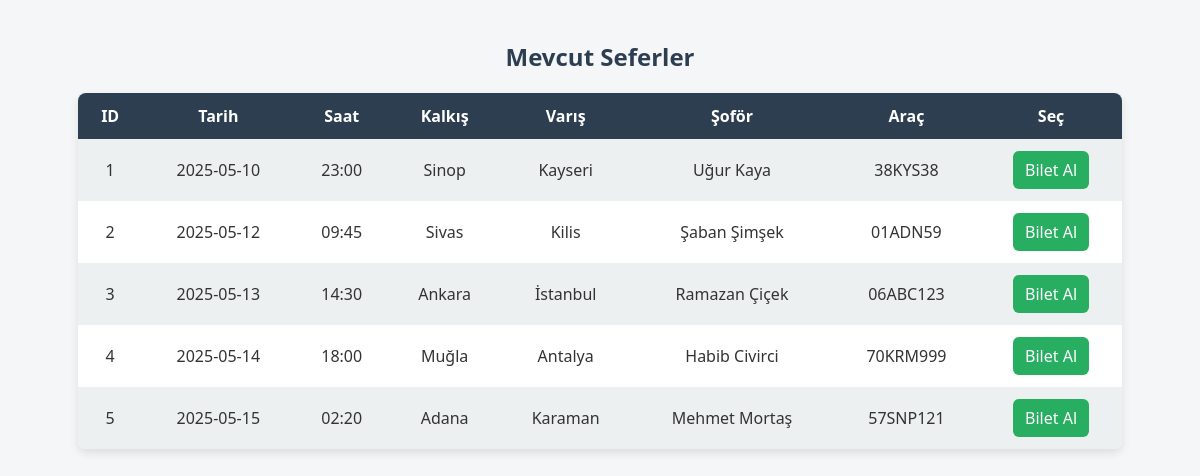
The app's page /seferler.php with its own data.
### tables this page shows
CREATE TABLE `seferler` (
  `sefer_id` int(11) NOT NULL,
  `hat_id` int(11) DEFAULT NULL,
  `arac_id` int(11) DEFAULT NULL,
  `sofor_id` int(11) DEFAULT NULL,
  `hareket_tarihi` date DEFAULT NULL,
  `hareket_saati` varchar(5) DEFAULT NULL
);

CREATE TABLE `hatlar` (
  `hat_id` int(11) NOT NULL,
  `baslangic_noktasi` varchar(100) DEFAULT NULL,
  `bitis_noktasi` varchar(100) DEFAULT NULL
);

CREATE TABLE `soforler` (
  `sofor_id` int(11) NOT NULL,
  `ad` varchar(50) DEFAULT NULL,
  `soyad` varchar(50) DEFAULT NULL,
  `telefon` varchar(20) DEFAULT NULL
);

CREATE TABLE `araclar` (
  `arac_id` int(11) NOT NULL,
  `plaka` varchar(20) DEFAULT NULL,
  `kapasite` int(11) DEFAULT NULL,
  `arac_modeli` varchar(50) DEFAULT NULL,
  `koltuk_tipi` varchar(30) DEFAULT NULL,
  `multimedia` varchar(5) DEFAULT NULL
);

### seferler.php (the view, shortened to what this page needs)
<?php
require 'db.php';
$sql = "SELECT Seferler.sefer_id, Seferler.hareket_tarihi, Seferler.hareket_saati,
               Hatlar.baslangic_noktasi, Hatlar.bitis_noktasi,
               Araclar.plaka, Soforler.ad AS sofor_ad, Soforler.soyad AS sofor_soyad
        FROM Seferler
        JOIN Hatlar ON Seferler.hat_id = Hatlar.hat_id
        JOIN Araclar ON Seferler.arac_id = Araclar.arac_id
        JOIN Soforler ON Seferler.sofor_id = Soforler.sofor_id";
$stmt = $conn->query($sql);
$seferler = $stmt->fetchAll(PDO::FETCH_ASSOC);
?>
<!DOCTYPE html>
<html lang="tr">
<head>
</head>
<body>
<h2>Mevcut Seferler</h2>
<table>
    <tr>
        <th>ID</th>
        <th>Tarih</th>
        <th>Saat</th>
        <th>Kalkış</th>
        <th>Varış</th>
        <th>Şoför</th>
        <th>Araç</th>
        <th>Seç</th>
    </tr>
    <?php
    if (count($seferler) > 0) {
        foreach ($seferler as $row) {
            echo "<tr>
                    <td>{$row['sefer_id']}</td>
                    <td>{$row['hareket_tarihi']}</td>
                    <td>{$row['hareket_saati']}</td>
                    <td>{$row['baslangic_noktasi']}</td>
                    <td>{$row['bitis_noktasi']}</td>
                    <td>{$row['sofor_ad']} {$row['sofor_soyad']}</td>
                    <td>{$row['plaka']}</td>
                    <td><a href='add_ticket.php?sefer_id={$row['sefer_id']}'>Bilet Al</a></td>
                  </tr>";
        }
    } else {
        echo "<tr><td colspan='8'>Hiç sefer bulunamadı.</td></tr>";
    }
    ?>
</table>
</body>
</html>

### seferler.php (style rules this page uses)
body { font-family: 'Segoe UI', Tahoma, Geneva, Verdana, sans-serif; background: #f4f6f8; color: #333; margin: 0; padding: 20px; }
h2 { text-align: center; color: #2c3e50; }
table { border-collapse: collapse; width: 90%; margin: 20px auto; box-shadow: 0 4px 10px rgba(0,0,0,0.1); background-color: white; border-radius: 8px; overflow: hidden; }
th, td { text-align: center; padding: 12px 15px; }
th { background-color: #2c3e50; color: white; }
tr:nth-child(even) { background-color: #ecf0f1; }
a { text-decoration: none; color: white; background-color: #27ae60; padding: 8px 12px; border-radius: 6px; transition: background-color 0.3s ease; display: inline-block; }

### records on screen
seferler: sefer_id "1", hareket_tarihi "2025-05-10", hareket_saati "23:00", hat.baslangic_noktasi "Sinop", hat.bitis_noktasi "Kayseri", sofor.ad "Uğur", sofor.soyad "Kaya", arac.plaka "38KYS38"
seferler: sefer_id "2", hareket_tarihi "2025-05-12", hareket_saati "09:45", hat.baslangic_noktasi "Sivas", hat.bitis_noktasi "Kilis", sofor.ad "Şaban", sofor.soyad "Şimşek", arac.plaka "01ADN59"
seferler: sefer_id "3", hareket_tarihi "2025-05-13", hareket_saati "14:30", hat.baslangic_noktasi "Ankara", hat.bitis_noktasi "İstanbul", sofor.ad "Ramazan", sofor.soyad "Çiçek", arac.plaka "06ABC123"
seferler: sefer_id "4", hareket_tarihi "2025-05-14", hareket_saati "18:00", hat.baslangic_noktasi "Muğla", hat.bitis_noktasi "Antalya", sofor.ad "Habib", sofor.soyad "Civirci", arac.plaka "70KRM999"
seferler: sefer_id "5", hareket_tarihi "2025-05-15", hareket_saati "02:20", hat.baslangic_noktasi "Adana", hat.bitis_noktasi "Karaman", sofor.ad "Mehmet", sofor.soyad "Mortaş", arac.plaka "57SNP121"
